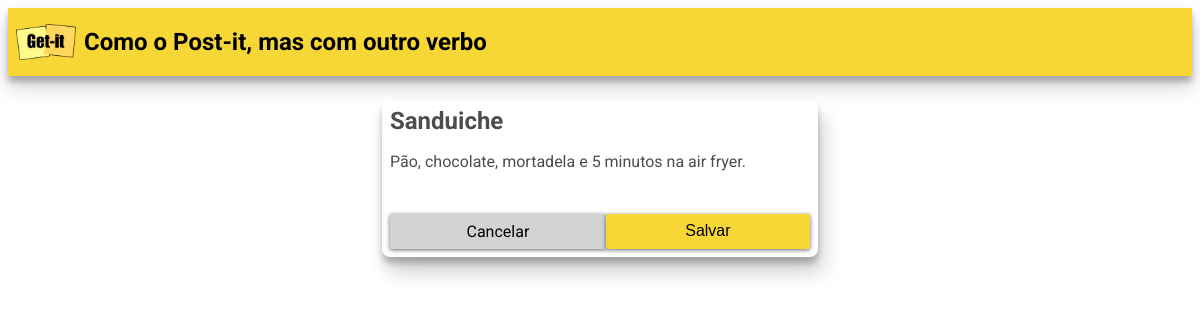
Page /edit/2/ on the committed database.
### notes/models.py (models this page shows, shortened)
class Note(models.Model):
    title = models.CharField(max_length=200)
    content = models.TextField(default='')

### notes/views.py (the view)
# urls.py: path('edit/<int:id>/',   views.edit_note, name='edit'),
def edit_note(request, id):
    note = Note.objects.get(id=id)
    return render(request, 'notes/edit.html', {'note': note})

### notes/templates/notes/edit.html (shortened to what this page needs)
{% extends "notes/base.html" %}
{% load static %}
{% block content %}
<main class="container">
  <form class="form-card" action="/update/{{note.id}}/" method="post">
    <input class="form-card-title" type="text" name="title" placeholder="Título" value="{{note.title}}"/>
    <textarea class="autoresize" name="content" placeholder="Digite o conteúdo...">{{note.content}}</textarea>
    <div class="buttons">
        <a class="interactive btn-gray" href="/">Cancelar</a>
        <button class="interactive btn-yellow" type="submit">Salvar</button>
    </div>
  </form>
</main>
{% endblock %}

### notes/static/notes/css/styles.css (style rules this page uses)
html, body { font-family: "Roboto", sans-serif; background-color: #ffffff; }
.container { display: flex; flex-direction: column; align-items: center }
.form-card { background-color: #ffffff; padding: 0.5rem; margin: 2vw; display: flex; flex-direction: column; box-shadow: 5px 15px 20px rgba(0,0,0,0.19), 0 6px 6px rgba(0,0,0,0.23); border-radius: 0.5rem; width: 35vw; align-items: center; }
.form-card-title { border: 0; margin-bottom: 1rem; height: 1.5rem; font-size: 1.5rem; font-weight: bold; color: #4c4c4c; font-family: "Roboto", sans-serif; width: 100%; }
.autoresize { border: 0; margin-bottom: 1rem; resize: none; padding-bottom: 0.5rem; font-family: "Roboto", sans-serif; color: #4c4c4c; font-size: 1rem; width: 100%; }
.buttons { display: flex; flex-direction: row; justify-content: center; width: 100%; }
.btn-yellow { font-size: 1rem; padding: 0.5rem 0.75rem; width: 95%; border-width: 0; outline: none; border-radius: 2px; box-shadow: 0 1px 4px rgba(0, 0, 0, 0.6); background-color: #f7d736; }
.btn-gray { font-size: 1rem; padding: 0.5rem 0.75rem; width: 95%; border-width: 0; outline: none; border-radius: 2px; box-shadow: 0 1px 4px rgba(0, 0, 0, 0.6); background-color: #d3d3d3; }
a { text-decoration: none; color: #000000; text-align: center; }
.interactive { position: relative; display: block; overflow: hidden; transition: background-color 0.3s; }
.interactive:before { content: ""; position: absolute; top: 50%; left: 50%; display: block; width: 0; padding-top: 0; border-radius: 100%; background-color: rgba(236, 240, 241, 0.3); -webkit-transform: translate(-50%, -50%); -moz-transform: translate(-50%, -50%); -ms-transform: translate(-50%, -50%); -o-transform: translate(-50%, -50%); transform: translate(-50%, -50%); }

### rows in the picture
Note: title "Sanduiche", content "Pão, chocolate, mortadela e 5 minutos na air fryer."
